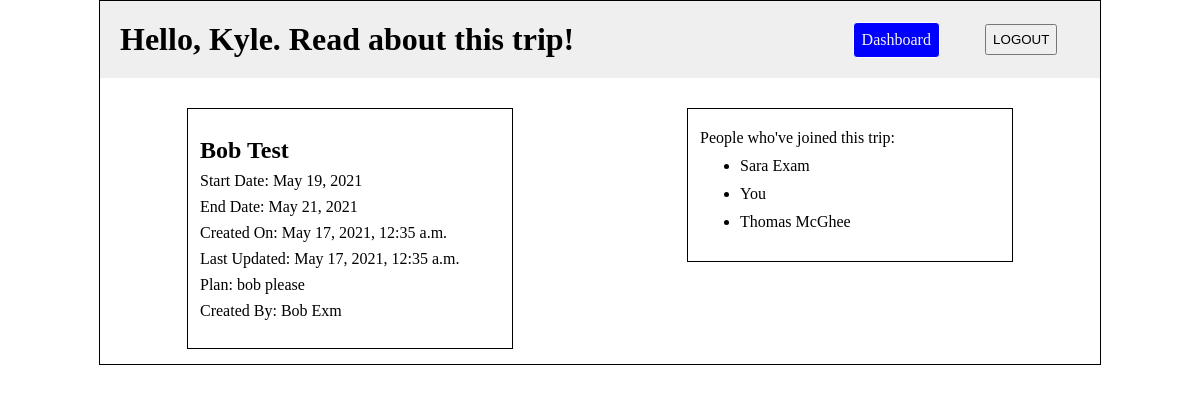
Page /dashboard/3 (signed in) on the committed database.
### login_registration_app/models.py (models this page shows)
class User(models.Model):
    first_name = models.CharField(max_length = 255)
    last_name = models.CharField(max_length = 255)
    birthday = models.DateField()
    email = models.EmailField(unique=True)
    password = models.CharField(max_length = 255)
    objects = UserManager()
    created_at = models.DateTimeField(auto_now_add=True)
    updated_at = models.DateTimeField(auto_now=True)

### exam_app/models.py (models this page shows)
class Trip(models.Model):
    destination = models.CharField(max_length = 255)
    start_date = models.DateField()
    end_date = models.DateField()
    plan = models.TextField()
    created_by = models.ForeignKey(User, related_name = "trips", on_delete = models.CASCADE)
    joined_by = models.ManyToManyField(User, related_name = "joined_trips")
    objects = TripManager()
    created_at = models.DateTimeField(auto_now_add=True)
    updated_at = models.DateTimeField(auto_now=True)

### exam_app/views.py (the view)
# urls.py: path('<int:id>', views.view),
def view(request, id):
    this_trip = Trip.objects.get(id=id)
    context = {
        "user": User.objects.get(id=request.session['user_id']),
        "this_trip" : this_trip,
        "all_joined_users": this_trip.joined_by.all(),
        "created_by": this_trip.created_by
    }
    return render(request, "view.html", context)

### exam_app/templates/view.html (shortened to what this page needs)
{% extends 'base.html' %}
{% block content %}
<div id="view_nav">
    <h1>Hello, {{user.first_name}}. Read about this trip!</h1>
    <div id="view_nav_right">
        <a href="/dashboard" id="dashboard">Dashboard</a>
        <form action="logout" method="POST">
            <input type="submit" value="LOGOUT" class="button" id="logout">
        </form>
    </div>
</div>
<div id="view_main">
    <div id="trip_details">
        <h2>{{this_trip.destination}}</h2>
        <p>Start Date: {{this_trip.start_date}}</p>
        <p>End Date: {{this_trip.end_date}}</p>
        <p>Created On: {{this_trip.created_at}}</p>
        <p>Last Updated: {{this_trip.updated_at}}</p>
        <p>Plan: {{this_trip.plan}}</p>
        <p>Created By: {{this_trip.created_by.first_name}} {{this_trip.created_by.last_name}}</p>
    </div>
    <div id="joined_by">
        <p>People who've joined this trip:</p>
        <ul>
            {% for joined_user in all_joined_users %}
                {% if joined_user == user %}
                <li><span>You</span></li>
                {% endif %}
                {% if joined_user != user %}
                <li>{{joined_user.first_name}} {{joined_user.last_name}}</li>
                {% endif %}
            {% endfor %}
        </ul>
    </div>
</div>
{% endblock %}

### exam_app/static/css/dashboard.css (style rules this page uses)
* { margin: 0px; padding: 0px; }
#logout { padding: 6px; }
#new_trip, #dashboard, #no_delete { text-decoration: none; background-color: blue; color: whitesmoke; border: 1px solid white; border-radius: 4px; padding: 8px; }
#view_nav { display: flex; justify-content: space-between; align-items: center; background-color: #efefef; padding: 20px; margin-bottom: 15px; }
#view_nav_right { display: flex; justify-content: space-around; align-items: center; width: 250px; }
#view_main { display: flex; justify-content: space-around; align-items: flex-start; }
#trip_details { width: 30%; margin: 15px; text-align: left; border: 1px solid black; padding: 20px 12px; }
#trip_details h2, #trip_details p { margin: 8px 0px; }
#joined_by { width: 30%; margin: 15px; text-align: left; border: 1px solid black; padding: 20px 12px; }
#joined_by li { margin: 10px 0px 10px 40px; }

### rows in the picture
User: first_name "Kyle", shows "You"
Trip: destination "Bob Test", start_date "May 19, 2021", end_date "May 21, 2021", created_at "May 17, 2021, 12:35 a.m.", updated_at "May 17, 2021, 12:35 a.m.", plan "bob please", created_by.first_name "Bob", created_by.last_name "Exm"
User: first_name "Sara", last_name "Exam"
User: first_name "Thomas", last_name "McGhee"
